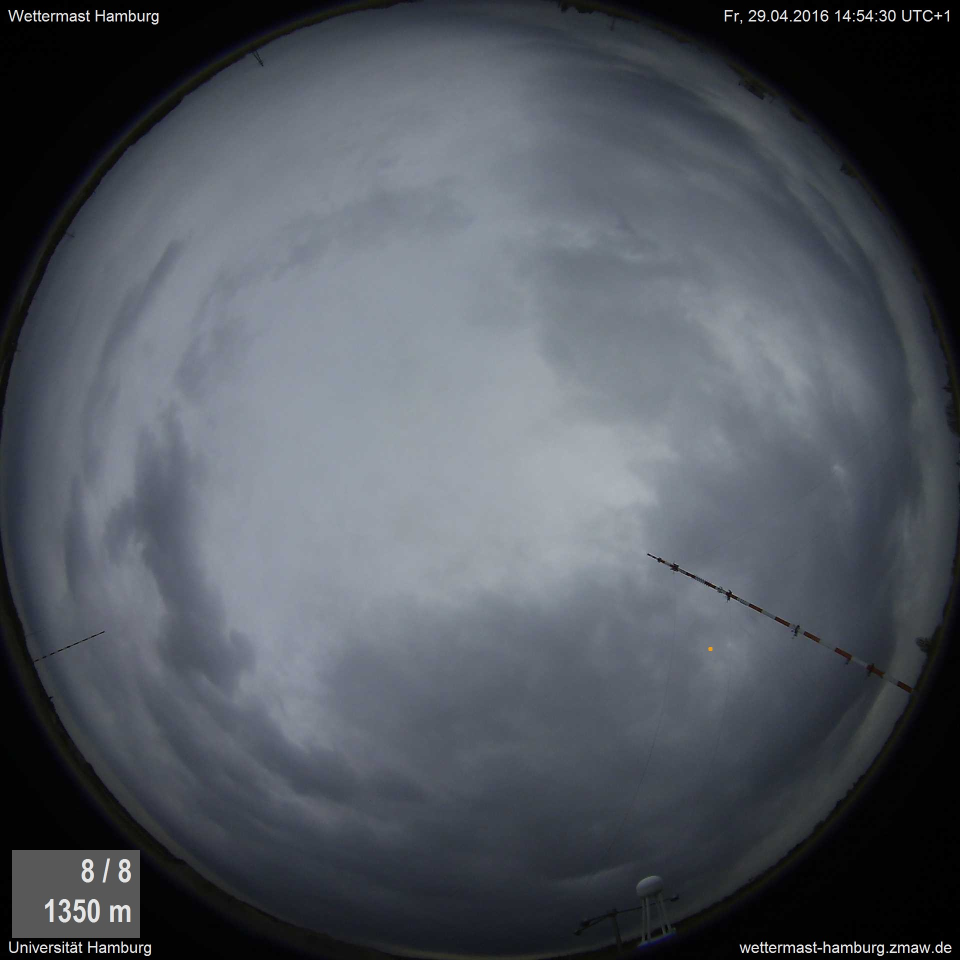
#> input picture k-means/test/Image_Wkm_Aktuell_2.jpg, 1920 x 1920 px (shown at 1/2 size)
$ python k-means.py   (Python 2 division)   (older library calls are emulated)
#> lines starting #> are read from the running program, lines starting #| are printed output that depends on the picture
# -*- coding: utf-8 -*-
"""
Created on Fri Apr 29 16:14:13 2016

@author: tfinn
"""
# External modules

# Internal modules


__version__ = ""

print(__doc__)
import numpy as np
import scipy.misc
import scipy.ndimage
from sklearn.cluster import KMeans
from time import time

k_cluster = 4
good_angle = 45
good_angle_dpi = int(np.round(1920/180*good_angle))

# Load the Wettermast photo
wm = scipy.ndimage.imread("Image_Wkm_Aktuell_2.jpg", mode="RGB")
#> wm is the input picture: shape (1920, 1920, 3); mean R, G, B 80.5, 85.7, 93.3
# wm = wm/255 # to get values between 0 and 1
# Normalize RGB to surrounding fields
neighbour_size = 5
rgb_mean = scipy.ndimage.filters.uniform_filter(
    wm, size=(neighbour_size, neighbour_size, 1), mode="constant")
#print(rgb_mean)
rgb_sqr_mean = scipy.ndimage.uniform_filter(
    wm**2,size=(neighbour_size, neighbour_size, 1), mode="constant")
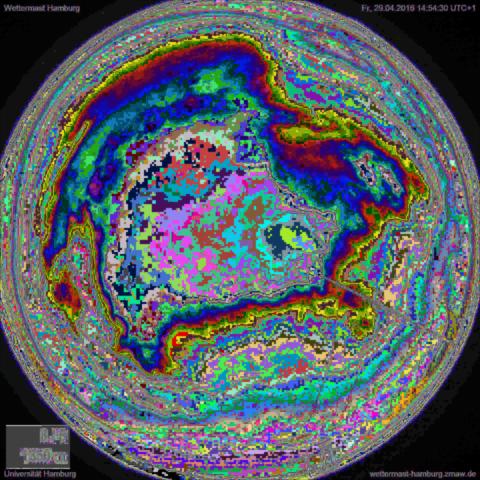
#> rgb_sqr_mean: shape (1920, 1920, 3) (shown at 1/4 size); mean R, G, B 84.8, 93.7, 98.8
#print(rgb_sqr_mean)
rgb_stddev = np.sqrt(rgb_sqr_mean - rgb_mean**2)
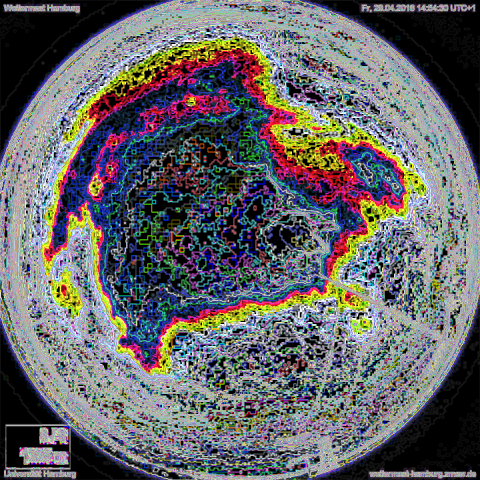
#> rgb_stddev: shape (1920, 1920, 3) float16 (shown at 1/4 size); mean R, G, B 6.32, 6.28, 6.45; drawn with min black and max white
wm_normal = (wm-rgb_mean)/rgb_stddev
#> wm_normal: shape (1920, 1920, 3) float16; 35.33% of the values are NaN or infinite; the others: min 0, max 255, mean 2.86
wm_normal[rgb_stddev==0] = 0
#wm = np.concatenate((wm, rgb_mean), axis=2)
print(wm_normal.shape)
#| (1920, 1920, 3)
wm = wm[1920/2-good_angle_dpi:1920/2+good_angle_dpi,
        1920/2-good_angle_dpi:1920/2+good_angle_dpi, :]
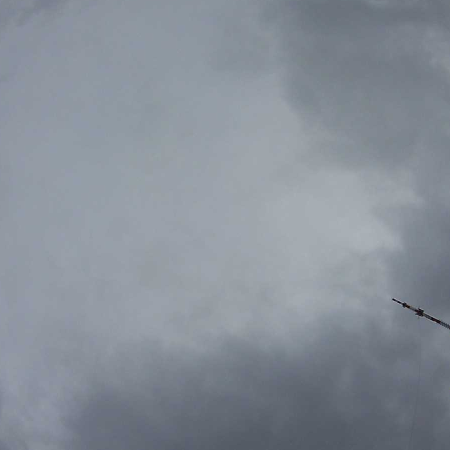
#> wm: shape (900, 900, 3) (shown at 1/2 size); mean R, G, B 134.6, 142.1, 151.6
wm_normal = wm_normal[1920 / 2 - good_angle_dpi:1920 / 2 + good_angle_dpi,
    1920 / 2 - good_angle_dpi:1920 / 2 + good_angle_dpi, :]
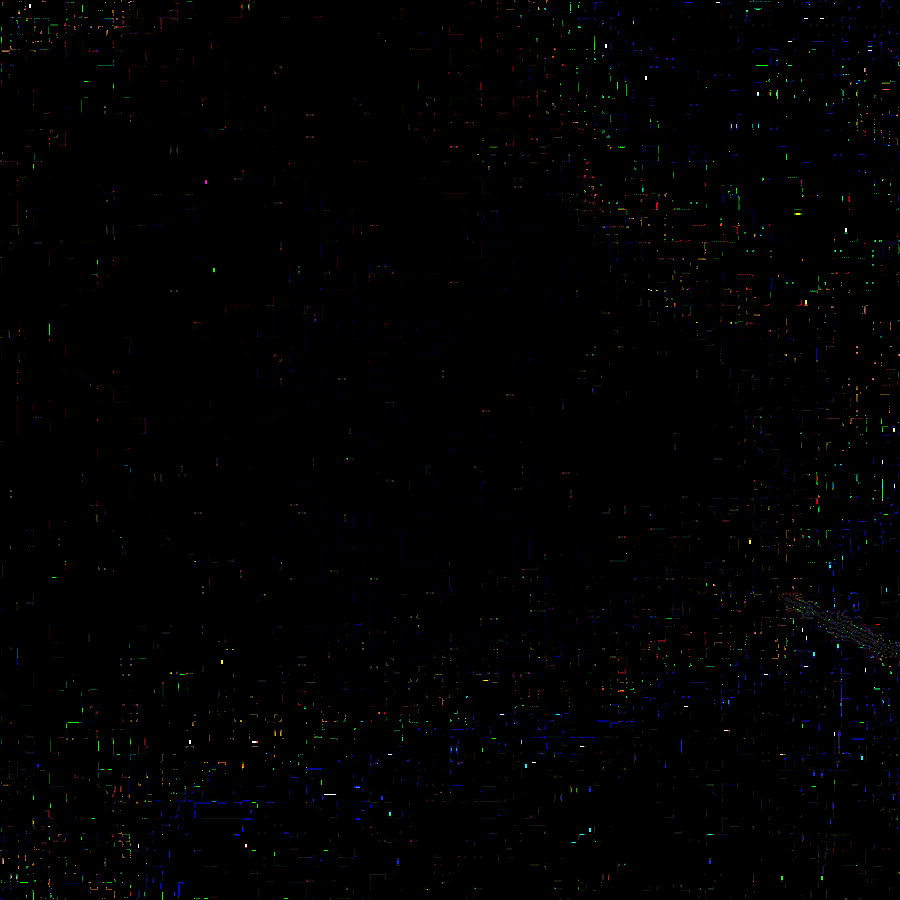
#> wm_normal: shape (900, 900, 3) float16; mean R, G, B 1, 1.1, 1.2
#> (the run stopped early here; a loop or call above may not have finished)

$ run again, with k-means/test/Image_Wkm_Aktuell_3.jpg copied over k-means/test/Image_Wkm_Aktuell_2.jpg
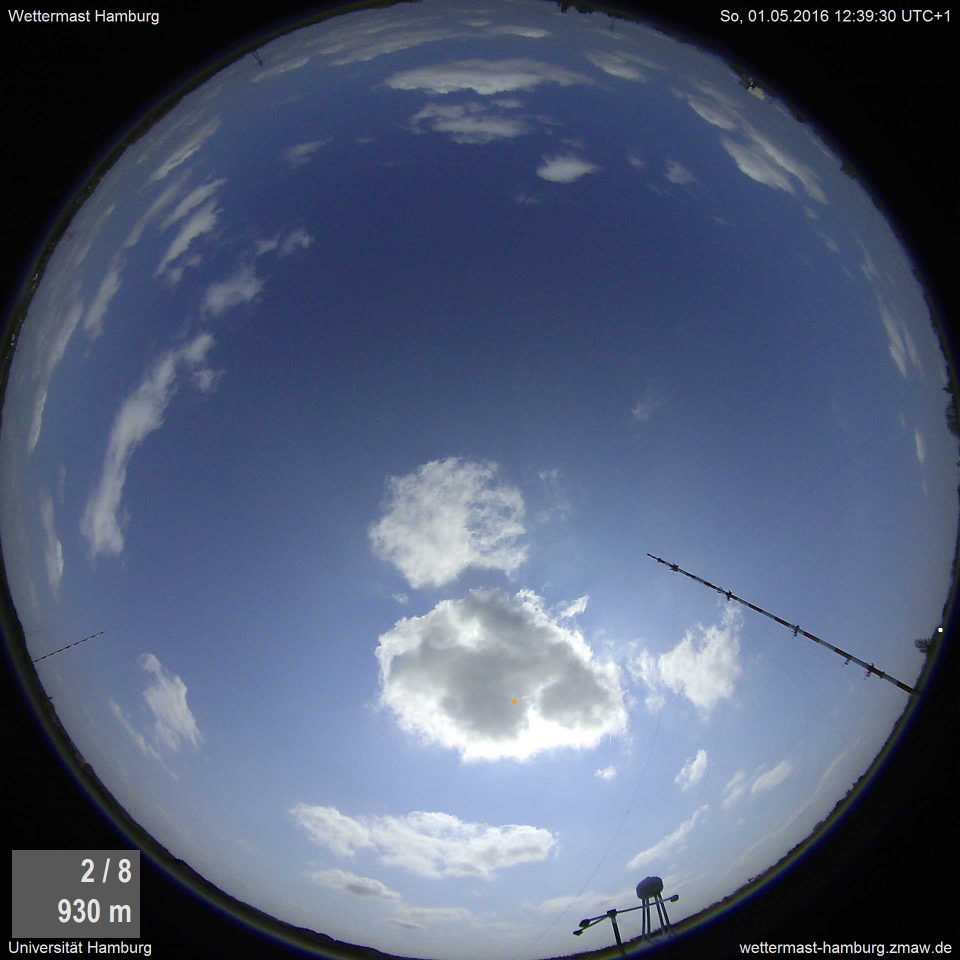
#> input picture k-means/test/Image_Wkm_Aktuell_3.jpg, 1920 x 1920 px (shown at 1/2 size)
#> wm is the input picture: shape (1920, 1920, 3); mean R, G, B 82.2, 92.9, 118.1
#| (1920, 1920, 3)
#> `wm = wm[1920/2-good_angle_dpi:1920/2+good_angle_dpi, 1920/2-good_angle..`:
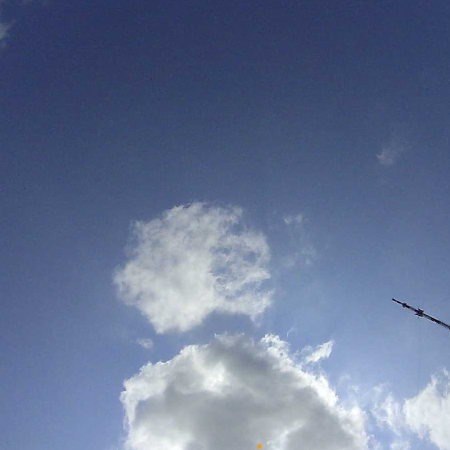
#> wm: shape (900, 900, 3) (shown at 1/2 size); mean R, G, B 100.7, 115.2, 147.2
#> `wm_normal = wm_normal[1920 / 2 - good_angle_dpi:1920 / 2 + good_angle_..`:
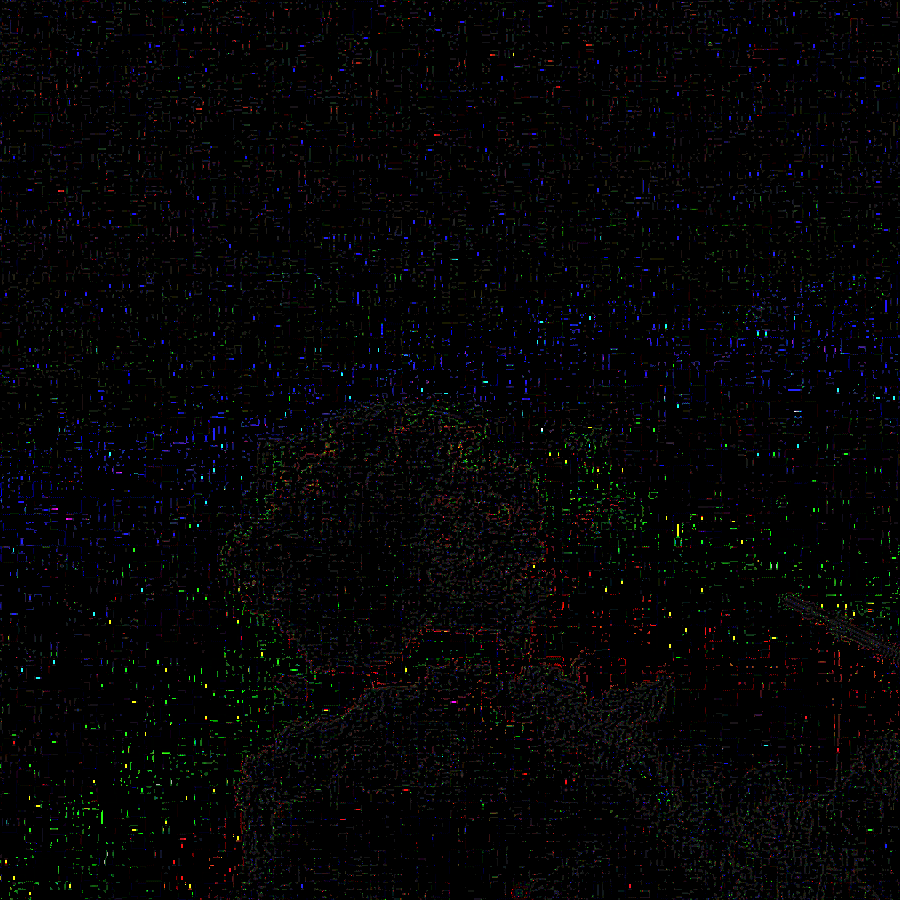
#> wm_normal: shape (900, 900, 3) float16; mean R, G, B 4.2, 4.2, 5

$ run again, with k-means/test/Image_Wkm_Aktuell.jpg copied over k-means/test/Image_Wkm_Aktuell_2.jpg
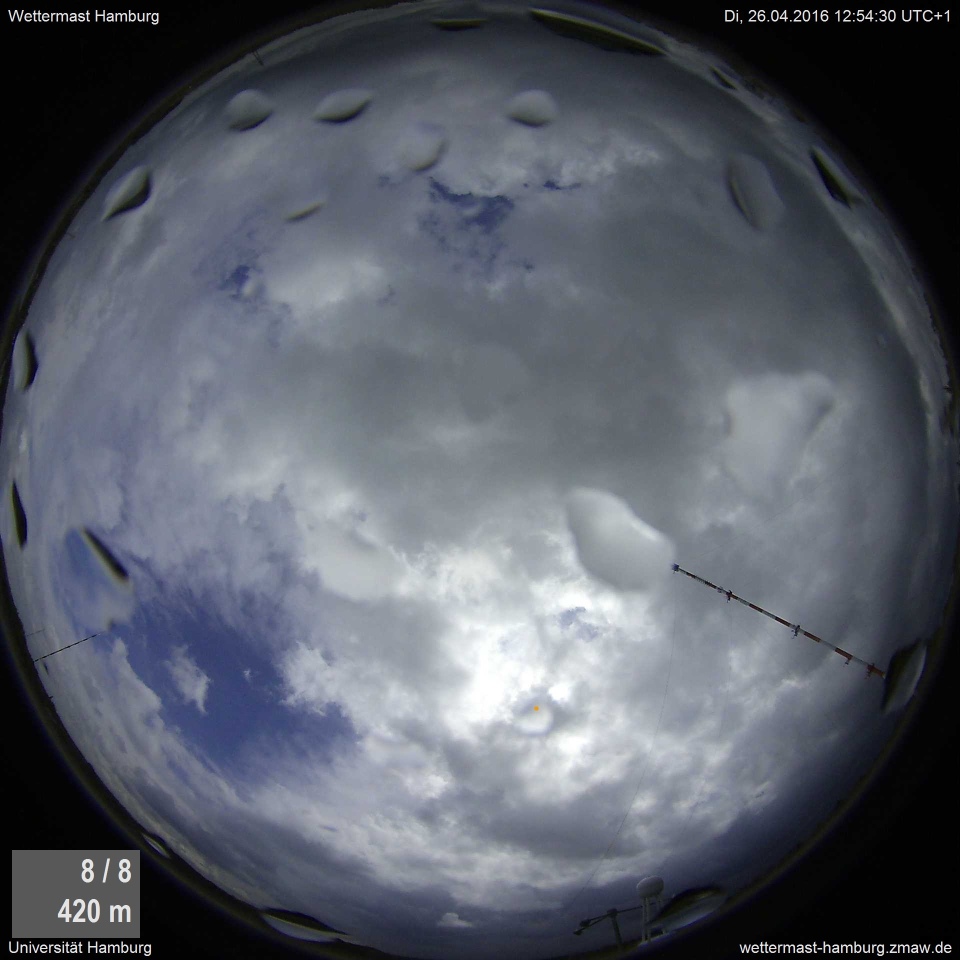
#> input picture k-means/test/Image_Wkm_Aktuell.jpg, 1920 x 1920 px (shown at 1/2 size)
#> wm is the input picture: shape (1920, 1920, 3); mean R, G, B 87.3, 92.2, 102
#| (1920, 1920, 3)
#> `wm = wm[1920/2-good_angle_dpi:1920/2+good_angle_dpi, 1920/2-good_angle..`:
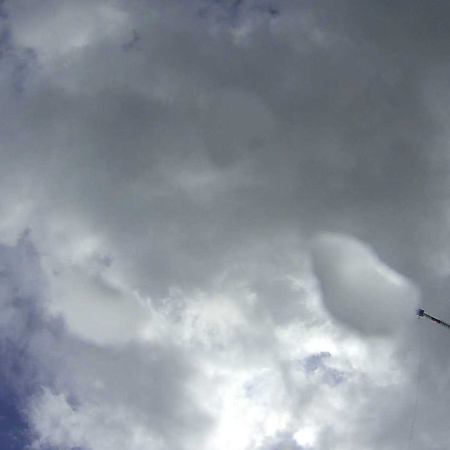
#> wm: shape (900, 900, 3) (shown at 1/2 size); mean R, G, B 138.1, 145, 153.5
#> `wm_normal = wm_normal[1920 / 2 - good_angle_dpi:1920 / 2 + good_angle_..`:
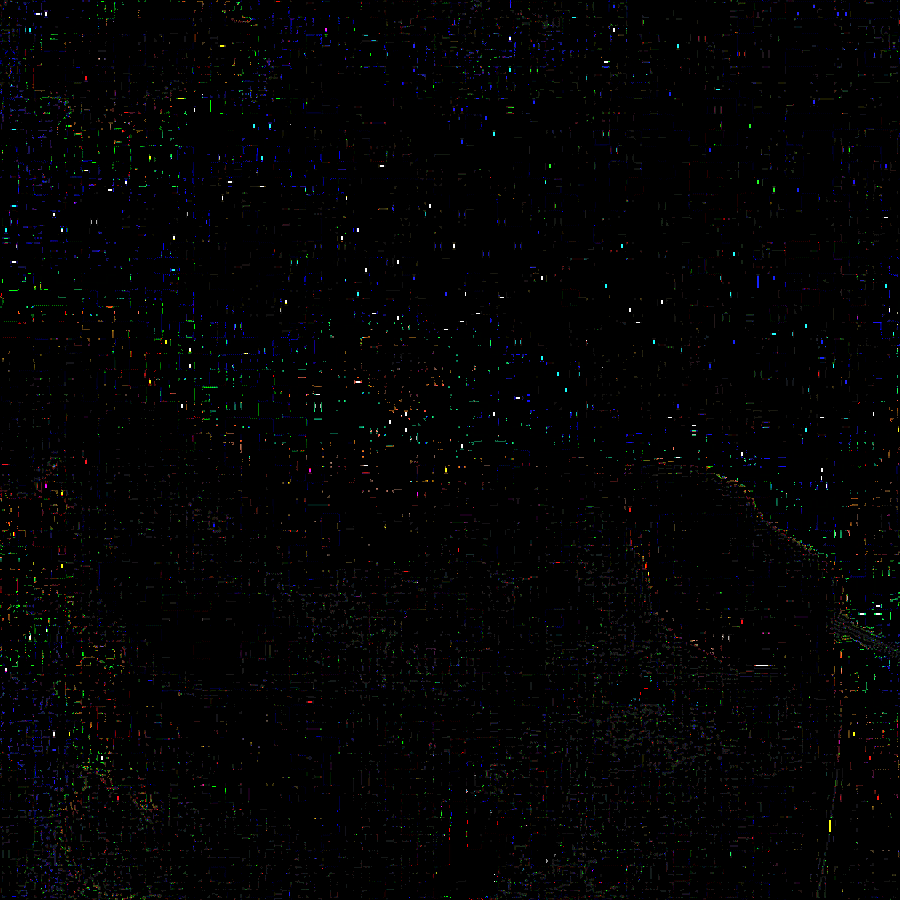
#> wm_normal: shape (900, 900, 3) float16; mean R, G, B 2.4, 2.6, 3.1
